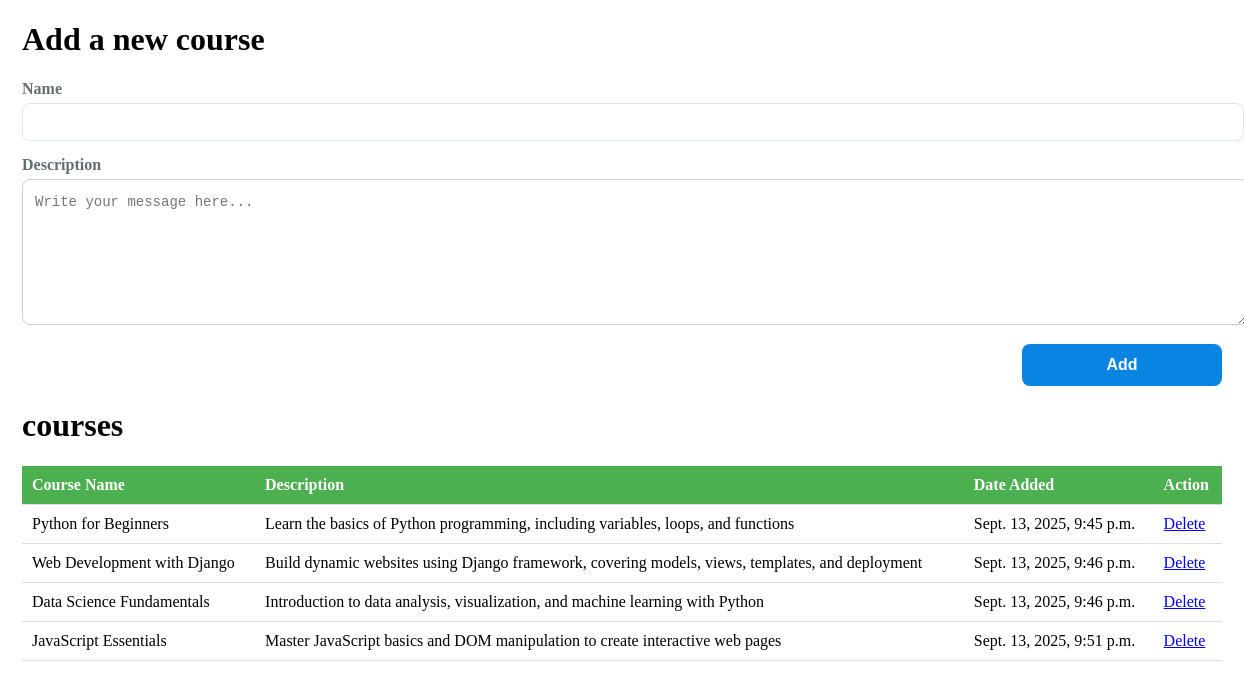
The page / on the database its author committed.
### courses_app/models.py (models this page shows)
class Courses(models.Model):
    course_name=models.CharField(max_length=255)
    desc=models.CharField(max_length=255)
    created_at=models.DateTimeField(auto_now_add=True)
    updated_at=models.DateTimeField(auto_now=True)
    objects=courseManager()

### courses_app/views.py (the view)
# urls.py: path('',views.index,name="index"),
def index(request):
    context={
        "all_courses":Courses.objects.all()
    }
    return render(request,"index.html",context)

### courses_app/templates/index.html (shortened to what this page needs)
<!DOCTYPE html>
<html lang="en">
<head>
     {% load static %}
    <link rel="stylesheet" href="{% static 'css/style.css' %}">
</head>
<body>
    <div class="main">
        <div class="add-course">
        <h1> Add a new course</h1>
        <form action="/add_course" method="post">
            <div>
            <label for="course_name"> Name</label>
            <input type="text" name="course_name">
            </div>
            <div>
            <label for="desc"> Description</label>
            <textarea name="desc" placeholder="Write your message here..."></textarea>
            </div>
            <div class="btn-post">
                <button type="submit" class="post-message"> Add</button>
            </div>
        </form>
        </div>
        <div class="show-course">
            <h1> courses</h1>
            <table class="table table-striped table-hover align-middle">
        <thead class="table-dark">
          <tr>
            <th>Course Name</th>
            <th>Description</th>
            <th>Date Added</th>
            <th>Action</th>
          </tr>
        </thead>
        <tbody>
          {% for course in all_courses %}
          <tr>
            <td>{{ course.course_name }}</td>
            <td>{{ course.desc }}</td>
            <td>{{ course.created_at }}</td>
            <td>
              <a href="{% url 'show_details' course.id  %}" >Delete</a>
            </td>
          </tr>
          {% endfor %}
        </tbody>
      </table>
        </div>
    </div>
</body>
</html>

### courses_app/static/css/style.css (style rules this page uses)
.main { width: 1200px; margin: 0 auto; }
label { display: block; margin-bottom: 5px; font-weight: bold; color: #636e72; }
input { width: 100%; padding: 10px; margin-bottom: 15px; border: 1px solid #dfe6e9; border-radius: 8px; font-size: 14px; }
button, .delete { width: 100%; padding: 12px; background: #0984e3; border: none; border-radius: 8px; color: #fff; font-size: 16px; font-weight: bold; cursor: pointer; transition: background 0.3s; }
textarea { width: 100%; min-height: 120px; padding: 12px; font-size: 14px; line-height: 1.5; border: 1px solid #ccc; border-radius: 8px; resize: vertical; transition: all 0.3s ease; }
.post-message { width: 200px; padding: 12px; background: #0984e3; border: none; border-radius: 8px; color: #fff; font-size: 16px; font-weight: bold; cursor: pointer; transition: background 0.3s; margin-top: 15px; }
.btn-post { text-align: right; }
table { width: 100%; border-collapse: collapse; margin-top: 20px; }
th, td { padding: 10px; text-align: left; border-bottom: 1px solid #ddd; }
th { background-color: #4CAF50; color: white; }

### rows shown on the page
Courses: course_name "Python for Beginners", desc "Learn the basics of Python programming, including variables, loops, and functions", created_at "Sept. 13, 2025, 9:45 p.m."
Courses: course_name "Web Development with Django", desc "Build dynamic websites using Django framework, covering models, views, templates, and deployment", created_at "Sept. 13, 2025, 9:46 p.m."
Courses: course_name "Data Science Fundamentals", desc "Introduction to data analysis, visualization, and machine learning with Python", created_at "Sept. 13, 2025, 9:46 p.m."
Courses: course_name "JavaScript Essentials", desc "Master JavaScript basics and DOM manipulation to create interactive web pages", created_at "Sept. 13, 2025, 9:51 p.m."
